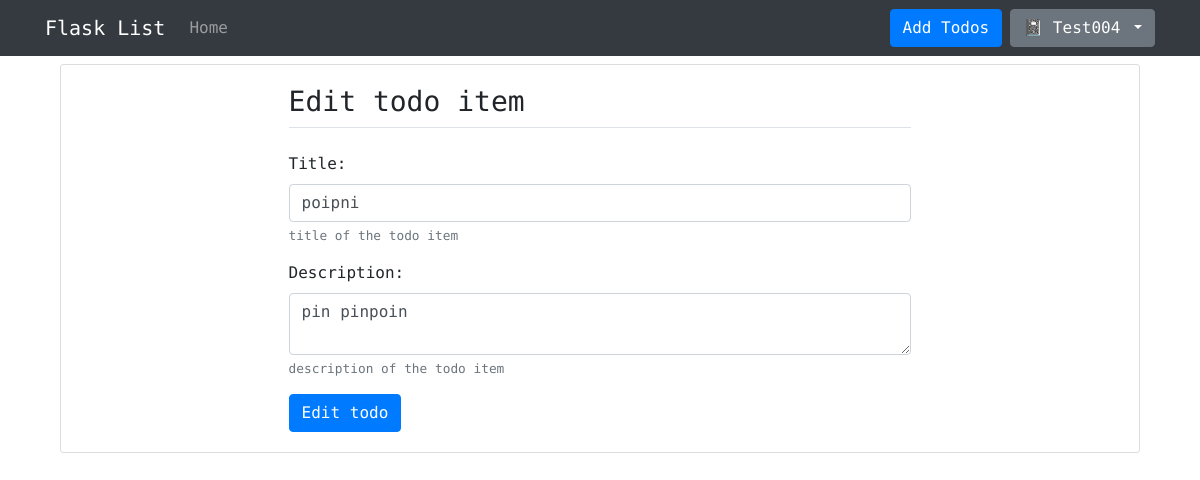
/todo/5/edit (signed in), run on the app's committed database.
### ListProject/models.py (models this page shows, shortened)
class User(db.Model, UserMixin):
    __tablename__ = 'users'
    id = db.Column(db.Integer, primary_key=True)
    email = db.Column(db.String(50), unique=True, nullable=False)
    username = db.Column(db.String(50), unique=True, nullable=False)
    password_hash = db.Column(db.String(128), nullable=False)
    tasks = db.relationship('Todo', backref='author', lazy=True)

class Todo(db.Model):
    __tablename__ = 'todos'
    id = db.Column(db.Integer, primary_key=True)
    title = db.Column(db.String(30), nullable=False)
    description = db.Column(db.Text, nullable=False)
    date_posted = db.Column(db.DateTime, default=datetime.utcnow)
    user_id = db.Column(db.Integer, db.ForeignKey('users.id'), nullable=False)

### main.py (the view)
@app.route('/todo/<int:todo_id>/edit', methods=['GET', 'POST'])
def edit(todo_id):
    form = AddForm()
    todo = Todo.query.get_or_404(todo_id)
    if todo.user_id != current_user.id:
        abort(403)
    if form.validate_on_submit():
        todo.title = form.title.data
        todo.description = form.description.data
        db.session.commit()
        flash('Item has been updated succesfully', 'success')
        return redirect(url_for('list', user_id=current_user.id))
    elif request.method == 'GET':
        form.title.data = todo.title
        form.description.data = todo.description
    return render_template('edit.html', form=form)

### ListProject/forms.py
class AddForm(FlaskForm):
    title = StringField('Title: ', validators=[DataRequired()])
    description = TextAreaField('Description:', validators=[DataRequired()])
    submit = SubmitField('Add Todo')

### ListProject/models.py (called while the page is built)
@login_manager.user_loader
def load_user(user_id):
    return User.query.get(user_id)

### ListProject/templates/edit.html (shortened to what this page needs)
{% extends "base.html" %}
{% block content %}
<div class="container">
    <div class="content-section my-2">
        <form method="POST" id="editForm">
            <fieldset>
                <legend class="border-bottom mb-4"><h3>Edit todo item</h3></legend>
                <div class="form-group">
                    {{ form.title.label }}
                    {{ form.title(class="form-control") }}
                    <small class="form-text text-muted">title of the todo item</small>
                </div>
                <div class="form-group">
                    {{ form.description.label }}
                    {{ form.description(class="form-control") }}
                    <small class="form-text text-muted">description of the todo item</small>
                </div>
                <button type="submit" class="btn btn-primary">Edit todo</button>
            </fieldset>
        </form>
    </div>
</div>
{% endblock %}

### ListProject/templates/includes/navbar.html (shortened to what this page needs)
<nav class="navbar navbar-expand-lg navbar-dark bg-dark">
  <div class="container">
      <a class="navbar-brand" href="{{ url_for('index') }}">Flask List</a>
      <div class="collapse navbar-collapse" id="navbarSupportedContent">
        <ul class="navbar-nav mr-auto">
          <li class="nav-item">
            <a class="nav-link" href="{{ url_for('index') }}">Home </a>
          </li>
        </ul>
          <ul class="nav navbar-nav navbar-right">
            {% if current_user.is_authenticated %}
                <a style="margin: auto;" href="/add" class="btn btn-primary mx-2">Add Todos</a>
                <div class="dropdown">
                  <button class="btn btn-secondary dropdown-toggle" type="button" id="dropdownMenuButton" data-toggle="dropdown" aria-haspopup="true" aria-expanded="false">
                    📓 {{ current_user.username }}
                  </button>
                </div>
                {% else %}
                <li><a href="{{ url_for('register') }}" style="color: #fff;" class="mx-2"><span class="glyphicon glyphicon-user"></span> Sign Up</a></li>
                <li><a href="{{ url_for('login') }}" style="color: #fff;" ><span class="glyphicon glyphicon-log-in"></span> Login</a></li>
            {% endif %}
      </div>
  </div>
</nav>

### ListProject/static/style.css (style rules this page uses)
* { font-family: 'Roboto Mono', monospace; }
#accordionExample, .alert-success, #editForm, #loginForm, #regForm { width: 60%; }
#loginForm, #sign-form, #addForm, #accordionExample, #editForm, #search-fm { width: 60%; margin: 10px auto; }
.content-section { background: #ffffff; padding: 10px 20px; border: 1px solid #dddddd; border-radius: 3px; margin-bottom: 20px; }

### data on the page
User: username "Test004"
Todo: title "poipni", description "pin pinpoin"
